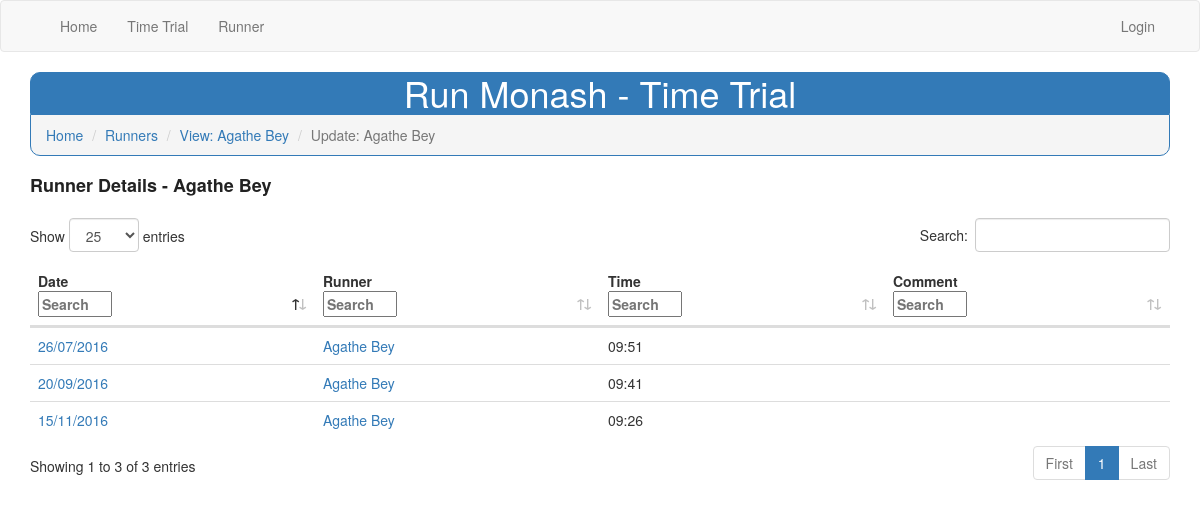
The page /runner/update/agathe_bey on the database its author committed.
### app/models.py (models this page shows, shortened)
class Runner(UserMixin, db.Model):
    id = db.Column(db.Integer, primary_key=True)
    username = db.Column(db.String(50))
    first_name = db.Column(db.String(50))
    last_name = db.Column(db.String(50))
    gender = db.Column(db.String(2))
    active = db.Column(db.Integer)
    level = db.Column(db.Integer)
    password_hash = db.Column(db.String(128))
    results = db.relationship('TimeTrialResult', backref='runner', lazy='dynamic')
    def __repr__(self):
        return '{} {}'.format(self.first_name, self.last_name)

class TimeTrialResult(db.Model):
    id = db.Column(db.Integer, primary_key=True)
    time_trial_id = db.Column(db.Integer, db.ForeignKey('time_trial.id'))
    runner_id = db.Column(db.Integer, db.ForeignKey('runner.id'))
    time = db.Column(db.Time)
    comment = db.Column(db.String(50))

class TimeTrial(db.Model):
    id = db.Column(db.Integer, primary_key=True)
    date = db.Column(db.Date)
    description = db.Column(db.String(150))
    results = db.relationship('TimeTrialResult', backref='time_trial', lazy='dynamic')
    def get_formatted_date(self):
        return self.date.strftime("%d/%m/%Y")

### app/routes.py (the view)
@app.route('/runner/update/<username>', methods=['GET', 'POST'])
def runner_update(username):
    current_model = Runner.query.filter_by(username=username).first_or_404()
    results = current_model.results.order_by(TimeTrialResult.time_trial_id.asc())
    forms = {}
    if is_sys_admin or (current_user.is_authenticated and current_user.id == current_model.id):
        form_update = RunnerForm(obj=current_model)
        if current_user.is_authenticated and current_user.level >= 2:
            form_update = RunnerAdminForm(obj=current_model)
        form_update.submit.label.text = 'Update'
        if form_update.validate_on_submit():
            form_update.populate_obj(current_model)
            db.session.commit()
            username = current_model.username
            flash('Your changes have been saved.')
        forms['Update Runner'] = form_update
    breadcrumbs = [
        {'link': url_for('index'), 'text': 'Home', 'visible': True},
        {'link': url_for('runner'), 'text': 'Runners', 'visible': True},
        {'link': url_for('runner_result', username=username), 'text': 'View: '+str(current_model), 'visible': True},
        {'text': 'Update: '+str(current_model)}
    ]
    return render_template(
        'runner_results.html',
        title='Update Runner',
        forms=forms.items(),
        runner=current_model,
        results=results,
        tables=[{'name': 'time-trial-results-list'}],
        breadcrumbs=breadcrumbs,
    )

### app/forms.py
class RunnerForm(FlaskForm):
    first_name = StringField('First Name', validators=[DataRequired()])
    last_name = StringField('Last Name', validators=[DataRequired()])
    gender = SelectField('Gender', choices=[('M', 'Male'), ('F', 'Female'), ('O', 'Other')])
    active = BooleanField('Active')
    submit = SubmitField('Add')

### app/templates/runner_results.html (shortened to what this page needs)
{% extends "base.html" %}
{% import 'bootstrap/wtf.html' as wtf %}
{% block app_content %}
    <h2 class="sub_title">Runner Details - {{ runner.first_name }} {{ runner.last_name }}</h2>
    {% include '_results.html' %}
{% endblock %}

### app/templates/_results.html (shortened to what this page needs)
<table id="time-trial-results-list" class="table table-hover" data-page-length='25'>
    <thead>
    <tr>
        <th>Date</th>
        <th>Runner</th>
        <th>Time</th>
        <th>Comment</th>
        {% if current_user.is_authenticated and current_user.level >= 2 %}<th data-searchable="false" data-orderable="false">Actions</th>{% endif %}</tr>
    </thead>
    <tbody>
    {% for item in results %}
    <tr>
        <td data-order="{{ item.time_trial.date }}">
            <a href="{{ url_for('time_trial_result', date=item.time_trial.date) }}">
                {{ item.time_trial.get_formatted_date() }}
            </a>
        </td>
        <td>
            <a href="{{ url_for('runner_result', username=item.runner.username) }}">
                {{ item.runner }}
            </a>
        </td>
        <td>
            {{ item.time.strftime('%M:%S') }}
        </td>
        <td>
        </td>
    </tr>
    {% endfor %}
    </tbody>
</table>

### app/static/time_trial.css (style rules this page uses)
h2.sub_title { color: #222222; font-size: 18px; font-weight: bold; margin-bottom: 1em; padding-bottom: 0.25em; }

### rows shown on the page
Runner: first_name "Agathe", last_name "Bey"
TimeTrialResult: time_trial.get_formatted_date "26/07/2016", runner "Agathe Bey", time "09:51"
TimeTrialResult: time_trial.get_formatted_date "20/09/2016", runner "Agathe Bey", time "09:41"
TimeTrialResult: time_trial.get_formatted_date "15/11/2016", runner "Agathe Bey", time "09:26"

### other values the page prints
{{ item.text }} "Home" "Runners" "View: Agathe Bey"
{{ item.text }} "Update: Agathe Bey"
